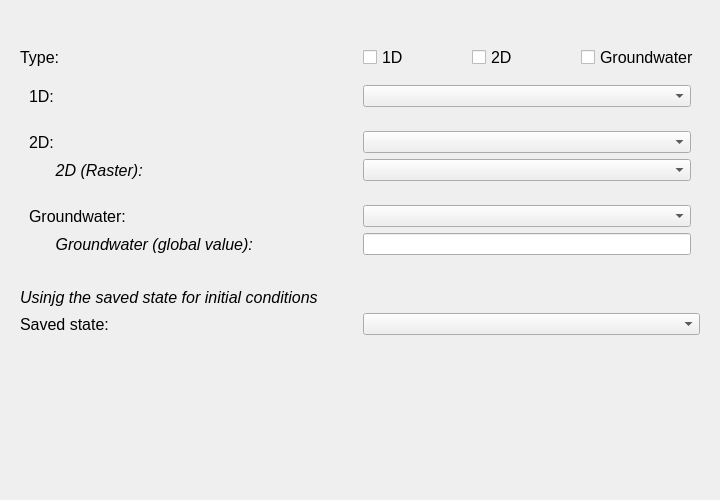
<?xml version="1.0" encoding="UTF-8"?>
<ui version="4.0">
 <class>Form</class>
 <widget class="QWidget" name="Form">
  <property name="geometry">
   <rect>
    <x>0</x>
    <y>0</y>
    <width>720</width>
    <height>500</height>
   </rect>
  </property>
  <property name="windowTitle">
   <string>Form</string>
  </property>
  <layout class="QGridLayout" name="gridLayout">
   <item row="0" column="0" colspan="3">
    <layout class="QVBoxLayout" name="svg_lout">
     <property name="bottomMargin">
      <number>0</number>
     </property>
    </layout>
   </item>
   <item row="1" column="0">
    <spacer name="verticalSpacer_2">
     <property name="orientation">
      <enum>Qt::Vertical</enum>
     </property>
     <property name="sizeType">
      <enum>QSizePolicy::Fixed</enum>
     </property>
     <property name="sizeHint" stdset="0">
      <size>
       <width>20</width>
       <height>25</height>
      </size>
     </property>
    </spacer>
   </item>
   <item row="6" column="1">
    <spacer name="verticalSpacer">
     <property name="orientation">
      <enum>Qt::Vertical</enum>
     </property>
     <property name="sizeHint" stdset="0">
      <size>
       <width>20</width>
       <height>40</height>
      </size>
     </property>
    </spacer>
   </item>
   <item row="2" column="0" colspan="3">
    <widget class="QWidget" name="default_init_widget" native="true">
     <layout class="QGridLayout" name="gridLayout_4">
      <item row="0" column="0">
       <widget class="QLabel" name="label">
        <property name="font">
         <font>
          <family>Segoe UI</family>
          <pointsize>12</pointsize>
         </font>
        </property>
        <property name="text">
         <string>Type:</string>
        </property>
       </widget>
      </item>
      <item row="0" column="1">
       <layout class="QHBoxLayout" name="horizontalLayout">
        <property name="leftMargin">
         <number>0</number>
        </property>
        <item>
         <widget class="QCheckBox" name="cb_1d">
          <property name="font">
           <font>
            <family>Segoe UI</family>
            <pointsize>12</pointsize>
           </font>
          </property>
          <property name="text">
           <string>1D</string>
          </property>
         </widget>
        </item>
        <item>
         <widget class="QCheckBox" name="cb_2d">
          <property name="font">
           <font>
            <family>Segoe UI</family>
            <pointsize>12</pointsize>
           </font>
          </property>
          <property name="text">
           <string>2D</string>
          </property>
         </widget>
        </item>
        <item>
         <widget class="QCheckBox" name="cb_groundwater">
          <property name="font">
           <font>
            <family>Segoe UI</family>
            <pointsize>12</pointsize>
           </font>
          </property>
          <property name="text">
           <string>Groundwater</string>
          </property>
         </widget>
        </item>
       </layout>
      </item>
      <item row="1" column="0" colspan="2">
       <widget class="QWidget" name="d1_widget" native="true">
        <property name="baseSize">
         <size>
          <width>0</width>
          <height>0</height>
         </size>
        </property>
        <layout class="QHBoxLayout" name="horizontalLayout_2">
         <item>
          <widget class="QLabel" name="label_2">
           <property name="font">
            <font>
             <family>Segoe UI</family>
             <pointsize>12</pointsize>
            </font>
           </property>
           <property name="text">
            <string>1D:</string>
           </property>
          </widget>
         </item>
         <item>
          <widget class="QComboBox" name="dd_1d"/>
         </item>
        </layout>
       </widget>
      </item>
      <item row="2" column="0" colspan="2">
       <widget class="QWidget" name="d2_widget" native="true">
        <layout class="QGridLayout" name="gridLayout_2">
         <item row="0" column="0">
          <widget class="QLabel" name="label_3">
           <property name="font">
            <font>
             <family>Segoe UI</family>
             <pointsize>12</pointsize>
            </font>
           </property>
           <property name="text">
            <string>2D:</string>
           </property>
          </widget>
         </item>
         <item row="1" column="0">
          <widget class="QLabel" name="label_4">
           <property name="font">
            <font>
             <family>Segoe UI</family>
             <pointsize>12</pointsize>
             <italic>true</italic>
            </font>
           </property>
           <property name="text">
            <string>      2D (Raster):</string>
           </property>
          </widget>
         </item>
         <item row="0" column="1">
          <widget class="QComboBox" name="dd_2d"/>
         </item>
         <item row="1" column="1">
          <widget class="QComboBox" name="dd_2d_raster"/>
         </item>
        </layout>
       </widget>
      </item>
      <item row="3" column="0" colspan="2">
       <widget class="QWidget" name="groundwater_widget" native="true">
        <layout class="QGridLayout" name="gridLayout_3">
         <item row="1" column="0">
          <widget class="QLabel" name="label_6">
           <property name="font">
            <font>
             <family>Segoe UI</family>
             <pointsize>12</pointsize>
             <italic>true</italic>
            </font>
           </property>
           <property name="text">
            <string>      Groundwater (global value):</string>
           </property>
          </widget>
         </item>
         <item row="0" column="0">
          <widget class="QLabel" name="label_5">
           <property name="font">
            <font>
             <family>Segoe UI</family>
             <pointsize>12</pointsize>
            </font>
           </property>
           <property name="text">
            <string>Groundwater:</string>
           </property>
          </widget>
         </item>
         <item row="1" column="1">
          <widget class="QLineEdit" name="il_groundwater">
           <property name="sizePolicy">
            <sizepolicy hsizetype="Preferred" vsizetype="Fixed">
             <horstretch>0</horstretch>
             <verstretch>0</verstretch>
            </sizepolicy>
           </property>
           <property name="maximumSize">
            <size>
             <width>16777215</width>
             <height>16777215</height>
            </size>
           </property>
          </widget>
         </item>
         <item row="0" column="1">
          <widget class="QComboBox" name="dd_groundwater"/>
         </item>
        </layout>
       </widget>
      </item>
     </layout>
    </widget>
   </item>
   <item row="3" column="0" colspan="3">
    <widget class="QWidget" name="load_conditions_widget" native="true">
     <layout class="QGridLayout" name="gridLayout_5">
      <item row="1" column="0">
       <widget class="QLabel" name="label_8">
        <property name="font">
         <font>
          <family>Segoe UI</family>
          <pointsize>12</pointsize>
         </font>
        </property>
        <property name="text">
         <string>Saved state:</string>
        </property>
       </widget>
      </item>
      <item row="0" column="0">
       <widget class="QLabel" name="label_7">
        <property name="font">
         <font>
          <family>Segoe UI</family>
          <pointsize>12</pointsize>
          <italic>true</italic>
         </font>
        </property>
        <property name="text">
         <string>Usinjg the saved state for initial conditions</string>
        </property>
       </widget>
      </item>
      <item row="1" column="1">
       <widget class="QComboBox" name="cb_saved_states"/>
      </item>
     </layout>
    </widget>
   </item>
  </layout>
 </widget>
 <resources/>
 <connections/>
</ui>
